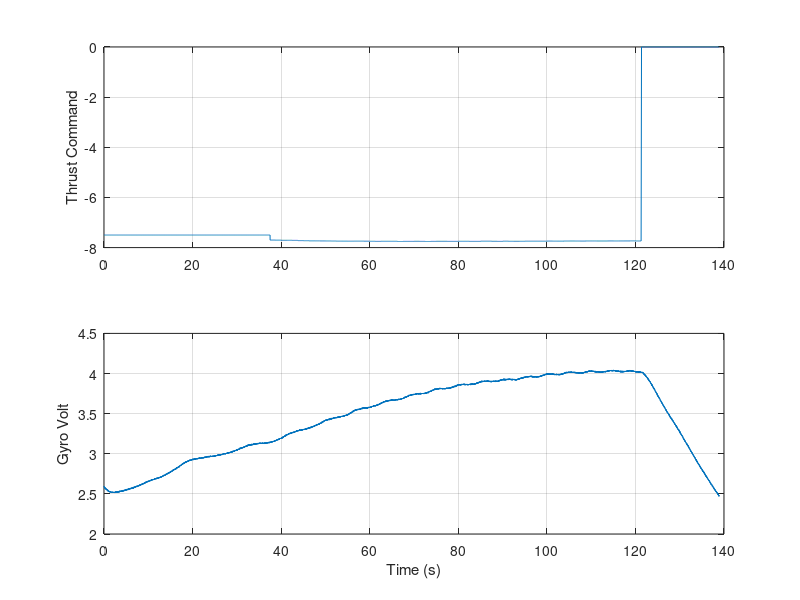
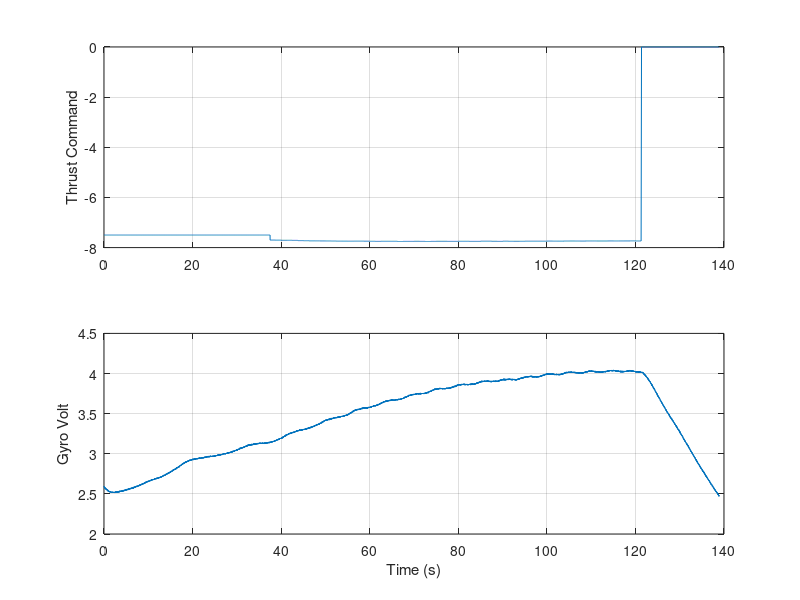
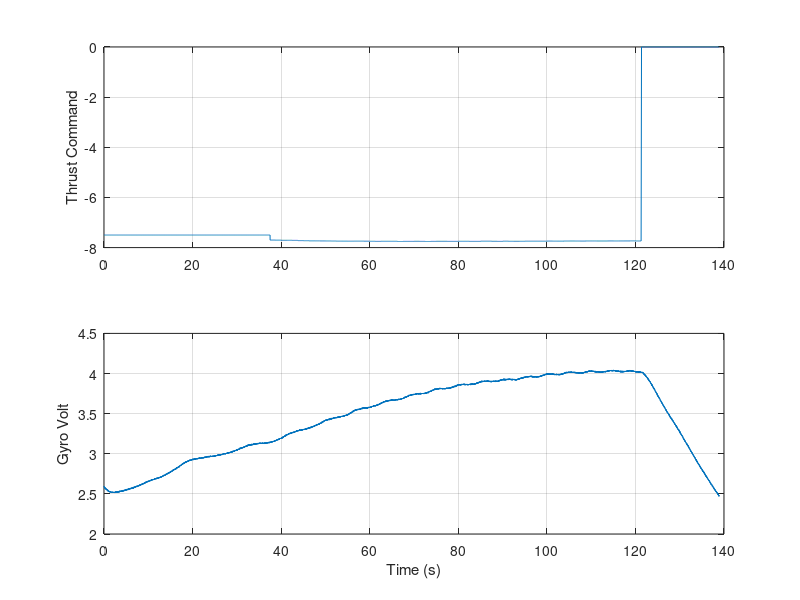
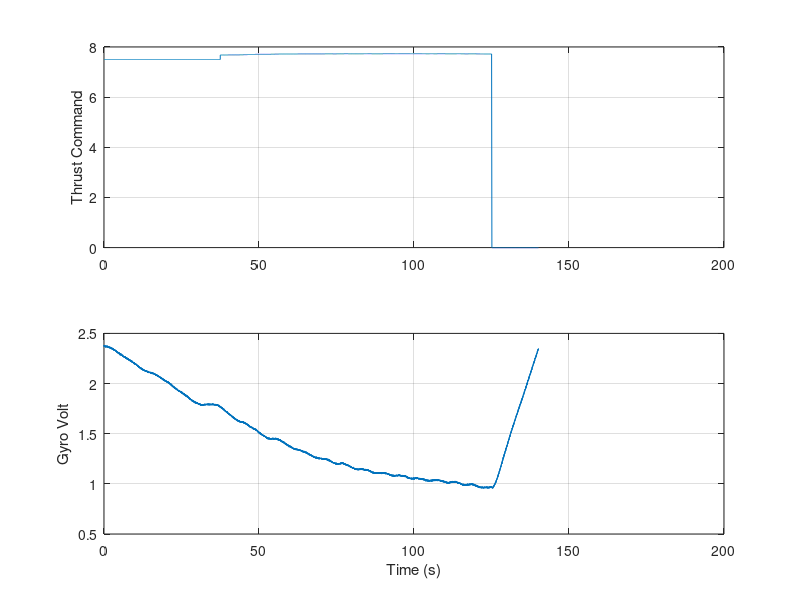

Recreate these plots in MATLAB, in order.
function plotRate()
%
% PURPOSE: Plot history of gyro rate (1, 3, and 4) and  their assocated
%          thrust command history
%
% INPUTS:
%    rate_data1 : Data for GV = 1
%    rate_data3 : Data for GV = 3
%    rate_data4 : Data for GV = 4
%
% OUTPUTS:
%   rate_data_gv1_tsat2.png : Plot, GV = 1
%   rate_data_gv3_tsat2.png : Plot, GV = 3
%   rate_data_gv4_tsat2.png : Plot, GV = 4
%

%% Data Loading %%
testFile1 = load('rate_data1.txt');
testFile3 = load('rate_data3.txt');
testFile4 = load('rate_data4.txt');

%% Data Extraction %%
t1         = testFile1(:,1);
t_command1 = testFile1(:,2);
gyro_rate1 = testFile1(:,3);
t3         = testFile3(:,1);
t_command3 = testFile3(:,2);
gyro_rate3 = testFile3(:,3);
t4         = testFile4(:,1);
t_command4 = testFile4(:,2);
gyro_rate4 = testFile4(:,3);

figure(1)
subplot(2,1,1)
plot(t1,t_command1);
ylabel('Thrust Command'); grid on;
subplot(2,1,2);
plot(t1,gyro_rate1);
ylabel('Gyro Volt'); grid on
xlabel('Time (s)');

figure(2)
subplot(2,1,1)
plot(t3,t_command3);
ylabel('Thrust Command'); grid on;
subplot(2,1,2);
plot(t3,gyro_rate3);
ylabel('Gyro Volt'); grid on
xlabel('Time (s)');

figure(3)
subplot(2,1,1)
plot(t4,t_command4);
ylabel('Thrust Command'); grid on;
subplot(2,1,2);
plot(t4,gyro_rate4);
ylabel('Gyro Volt'); grid on
xlabel('Time (s)');

print('-f1', 'rate_data_gv1_tsat2', '-dpng');
print('-f2', 'rate_data_gv3_tsat2', '-dpng');
print('-f3', 'rate_data_gv4_tsat2', '-dpng');

end

